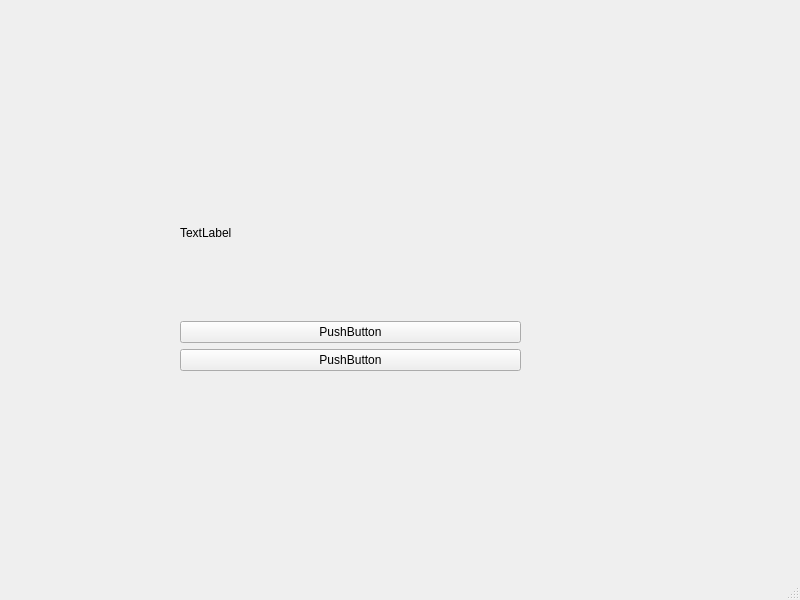
<?xml version="1.0" encoding="UTF-8"?>
<ui version="4.0">
 <class>MainWindow</class>
 <widget class="QMainWindow" name="MainWindow">
  <property name="geometry">
   <rect>
    <x>0</x>
    <y>0</y>
    <width>800</width>
    <height>600</height>
   </rect>
  </property>
  <property name="windowTitle">
   <string>MainWindow</string>
  </property>
  <widget class="QWidget" name="centralwidget">
   <widget class="QWidget" name="verticalLayoutWidget">
    <property name="geometry">
     <rect>
      <x>180</x>
      <y>150</y>
      <width>341</width>
      <height>221</height>
     </rect>
    </property>
    <layout class="QVBoxLayout" name="verticalLayout">
     <item>
      <widget class="QLabel" name="label_11">
       <property name="text">
        <string>TextLabel</string>
       </property>
      </widget>
     </item>
     <item>
      <widget class="QPushButton" name="pushButton_8">
       <property name="text">
        <string>PushButton</string>
       </property>
      </widget>
     </item>
     <item>
      <widget class="QPushButton" name="pushButton_7">
       <property name="text">
        <string>PushButton</string>
       </property>
      </widget>
     </item>
    </layout>
   </widget>
  </widget>
  <widget class="QMenuBar" name="menubar">
   <property name="geometry">
    <rect>
     <x>0</x>
     <y>0</y>
     <width>800</width>
     <height>25</height>
    </rect>
   </property>
  </widget>
  <widget class="QStatusBar" name="statusbar"/>
 </widget>
 <resources/>
 <connections/>
</ui>
